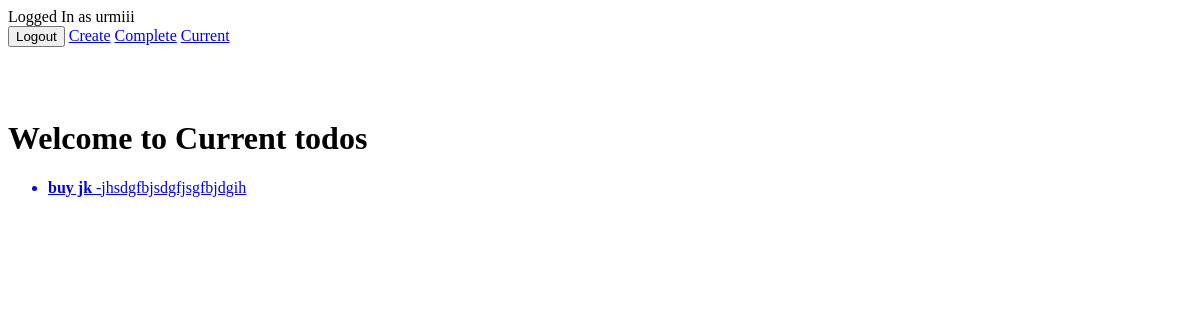
Before: /current/ (signed in) with the older database file.
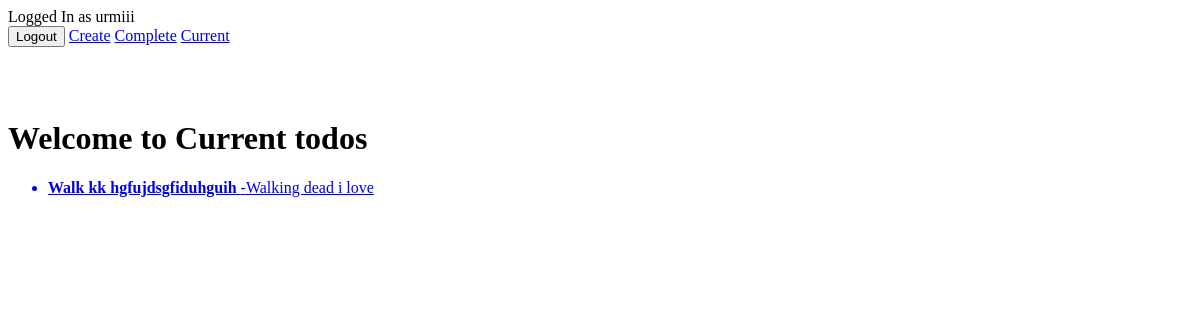
After: the same page with the newer database file.
### app_todo/models.py (models this page shows, shortened)
class TodoClass(models.Model):
    title = models.CharField(max_length=100)
    memo = models.TextField(blank=True)
    Ctime = models.DateTimeField(auto_now_add=True)
    dtime = models.DateTimeField(null=True, blank=True)
    im = models.BooleanField(default=False)
    user = models.ForeignKey(User,on_delete=models.CASCADE)

### app_todo/views.py (the view)
# urls.py: path('current/', views.currenttodos, name='currenttodos'),
@login_required
def currenttodos(request):
    todos= TodoClass.objects.filter(user=request.user, dtime__isnull=True)
    return render(request,'todo/currenttodos.html',{'todos':todos})

### app_todo/templates/todo/currenttodos.html
{% extends 'todo/base.html' %}
{% block content %}
<h1>Welcome to Current todos</h1>
<ul>
    {% for i in todos %}
    <a href="{% url 'viewtodo' i.id %}">
    <li>{% if i.im %}<b>{% endif %}{{ i.title }}{% if i.im %}</b>{% endif %}
        {% if i.memo %}-{{ i.memo }}{% endif %}
    </li>
    </a>
    {% endfor %}
</ul>
{% endblock %}

### app_todo/templates/todo/base.html (shortened to what this page needs)
{% if user.is_authenticated %}
Logged In as {{ user.username }}
<form action="{% url 'logoutuser' %}" method="POST">
<button type="submit">Logout</button>
<a href="{% url 'Todosuser' %}">Create</a>
<a href="{% url 'allcompleted' %}">Complete</a>
<a href="{% url 'currenttodos' %}">Current</a>
</form>
{% else %}
<a href="{% url 'signupuser' %}">Sign Up</a>
<a href="{% url 'loginuser' %}">Login</a>
{% endif %}
{% block content %}{% endblock %}

Changed rows visible on the page:
removed TodoClass: title "buy jk", memo "jhsdgfbjsdgfjsgfbjdgih"
added TodoClass: title "Walk kk hgfujdsgfiduhguih", memo "Walking dead i love"
